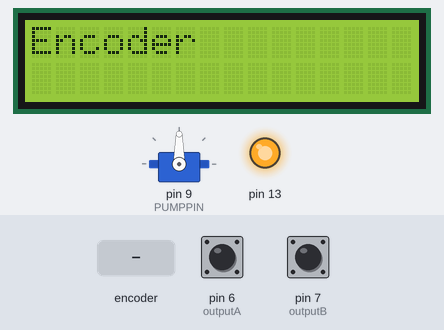
The sketch below on a simulated Arduino Uno, built with avr-gcc and run on an emulated ATmega328P. Parts: 16×2 character LCD, servo, output pins drawn as LEDs (lit = HIGH). The inputs (shaded band) are chosen by the test bench; at power-on: pin 6 (outputA) HIGH, pin 7 (outputB) HIGH. What the sketch prints to the serial monitor is not drawn.

Above: at 1.2 s.
1.3 s: rotary encoder on pin 6 (outputA) / pin 7 (outputB) turned 3 steps (first pin leading)
At 2.2 s:
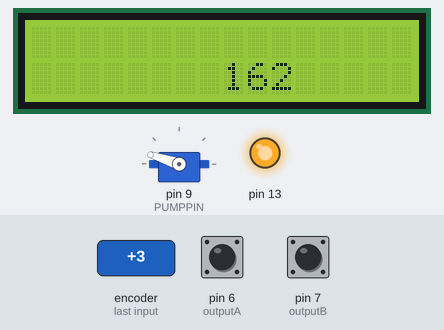
3.4 s: rotary encoder on pin 6 (outputA) / pin 7 (outputB) turned 1 step (first pin leading)
At 4.7 s:
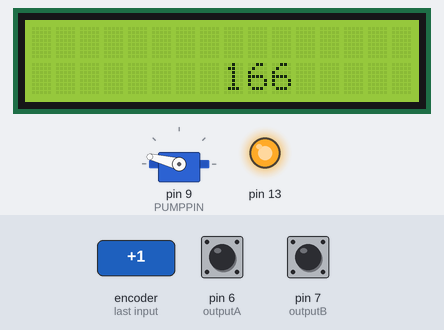
5.1 s: rotary encoder on pin 6 (outputA) / pin 7 (outputB) turned 1 step (first pin leading)
At 6.0 s:
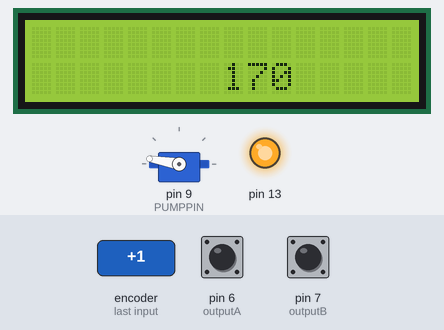
6.8 s: rotary encoder on pin 6 (outputA) / pin 7 (outputB) turned 3 steps (first pin leading)
At 7.6 s:
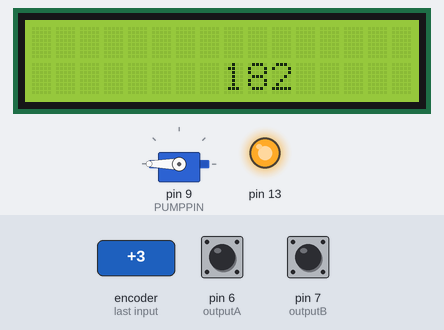
Timing chart, 0 to 9.8 s (numbered marks = the images above; inputs shaded):
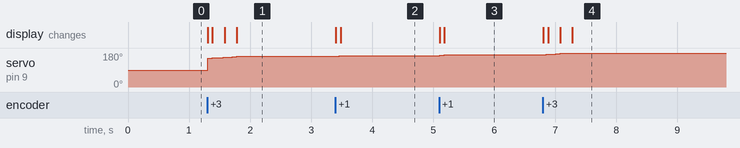

Measured:
- after the input at 1.3 s, servo on pin 9 (PUMPPIN): moves from 90° to 162° over 0.47 s, starting at once; the display: first changes at once (image 1 shows a later state)
- after the input at 3.4 s, servo on pin 9 (PUMPPIN): 162° → 166° at once; the display: first changes at once (image 2 shows a later state)
- after the input at 5.1 s, servo on pin 9 (PUMPPIN): 166° → 170° at once; the display: first changes at once (image 3 shows a later state)
- after the input at 6.8 s, servo on pin 9 (PUMPPIN): moves from 170° to 180° over 0.42 s, starting at once; the display: first changes at once (image 4 shows a later state)

The sketch:

Basic_Encoder.ino
```cpp
// DEFING VARIABLES FROM RGB LCD LIBRARY TO OUTPUT INFORMATION TO SCREENS
#include <Wire.h>
#include <Adafruit_RGBLCDShield.h>
#include <utility/Adafruit_MCP23017.h>

Adafruit_RGBLCDShield lcd = Adafruit_RGBLCDShield();

// These #defines make it easy to set the backlight color
#define RED 0x1
#define YELLOW 0x3
#define GREEN 0x2
#define TEAL 0x6
#define BLUE 0x4
#define VIOLET 0x5
#define WHITE 0x7

// DEFINING OUTPUTS USED BY THE ROTARY ENCODER
#define outputA 6
#define outputB 7

// DEFINING PUMP LIBRARIES AND VARIABLES
#include <Servo.h>

Servo myservo;

#define PUMPPIN 9    //peristaltic pump control pin, connect to arduino digital pin 9
int power;//power level of pump, between 90 and 180


void setup() {
  // Configuring the rotary encoder pin to read
  pinMode (outputA,INPUT);
  pinMode (outputB,INPUT);

  // Setting pin 13 as just a 5 V power supply since all other power sources on the ARDUINO are being used
  pinMode (13, OUTPUT);
  digitalWrite(13, HIGH);

  // Configuring initial LCD Screen output
  lcd.begin(16, 2);
  lcd.print("Encoder");

  // Configuring pump level
  myservo.attach(PUMPPIN);
  power = 180;


 Serial.begin (9600);
}

int counter = 150;
bool prevA = 1, prevB = 1;

void loop() {
  bool A = digitalRead(outputA), B = digitalRead(outputB);

  if (B != prevB) counter += (B-prevB) * (A ? +1 : -1);
  else if (A != prevA) counter += (A-prevA) * (B ? -1 : +1);
  else return; //nothing changed: exit


  prevA = A;
  prevB = B;

  // PRINTING THE VALUES OF THE COUNTER VARIABLE TO THE MONITOR
  Serial.println(counter);
  Serial.print("Position: ");
  Serial.println(counter);
  lcd.setCursor(0, 1);
  lcd.clear();
  lcd.setCursor(8,1);


  power = counter;
  lcd.print(power);

  myservo.write(power);
}
```
